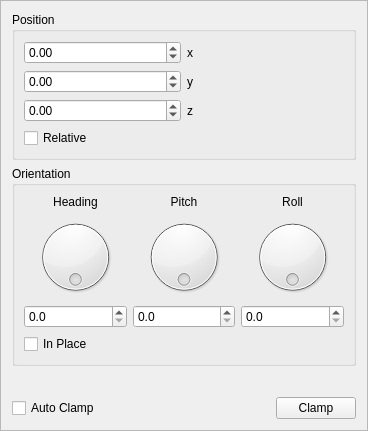
<?xml version="1.0" encoding="UTF-8"?>
<ui version="4.0">
 <class>ObjectAttributes</class>
 <widget class="QFrame" name="ObjectAttributes">
  <property name="geometry">
   <rect>
    <x>0</x>
    <y>0</y>
    <width>368</width>
    <height>431</height>
   </rect>
  </property>
  <property name="windowTitle">
   <string>Object Attribute Editor</string>
  </property>
  <property name="frameShape">
   <enum>QFrame::StyledPanel</enum>
  </property>
  <property name="frameShadow">
   <enum>QFrame::Raised</enum>
  </property>
  <layout class="QVBoxLayout" name="verticalLayout_4">
   <item>
    <widget class="QGroupBox" name="groupBox">
     <property name="title">
      <string>Position</string>
     </property>
     <layout class="QVBoxLayout" name="verticalLayout_5">
      <item>
       <layout class="QHBoxLayout" name="horizontalLayout_3">
        <item>
         <widget class="QDoubleSpinBox" name="xedit">
          <property name="minimum">
           <double>-1000000000.000000000000000</double>
          </property>
          <property name="maximum">
           <double>1000000000.000000000000000</double>
          </property>
         </widget>
        </item>
        <item>
         <widget class="QLabel" name="label">
          <property name="text">
           <string>x</string>
          </property>
          <property name="alignment">
           <set>Qt::AlignLeading|Qt::AlignLeft|Qt::AlignVCenter</set>
          </property>
         </widget>
        </item>
       </layout>
      </item>
      <item>
       <layout class="QHBoxLayout" name="horizontalLayout_2">
        <item>
         <widget class="QDoubleSpinBox" name="yedit">
          <property name="minimum">
           <double>-1000000000.000000000000000</double>
          </property>
          <property name="maximum">
           <double>1000000000.000000000000000</double>
          </property>
         </widget>
        </item>
        <item>
         <widget class="QLabel" name="label_2">
          <property name="text">
           <string>y</string>
          </property>
          <property name="alignment">
           <set>Qt::AlignLeading|Qt::AlignLeft|Qt::AlignVCenter</set>
          </property>
         </widget>
        </item>
       </layout>
      </item>
      <item>
       <layout class="QHBoxLayout" name="horizontalLayout">
        <item>
         <widget class="QDoubleSpinBox" name="zedit">
          <property name="minimum">
           <double>-1000000000.000000000000000</double>
          </property>
          <property name="maximum">
           <double>1000000000.000000000000000</double>
          </property>
         </widget>
        </item>
        <item>
         <widget class="QLabel" name="label_3">
          <property name="text">
           <string>z</string>
          </property>
          <property name="alignment">
           <set>Qt::AlignLeading|Qt::AlignLeft|Qt::AlignVCenter</set>
          </property>
         </widget>
        </item>
       </layout>
      </item>
      <item>
       <widget class="QCheckBox" name="checkBox">
        <property name="text">
         <string>Relative</string>
        </property>
       </widget>
      </item>
     </layout>
    </widget>
   </item>
   <item>
    <widget class="QGroupBox" name="groupBox_2">
     <property name="title">
      <string>Orientation</string>
     </property>
     <layout class="QVBoxLayout" name="verticalLayout_6">
      <item>
       <layout class="QHBoxLayout" name="horizontalLayout_5">
        <item>
         <layout class="QVBoxLayout" name="verticalLayout">
          <item>
           <widget class="QLabel" name="label_4">
            <property name="text">
             <string>Heading</string>
            </property>
            <property name="alignment">
             <set>Qt::AlignCenter</set>
            </property>
           </widget>
          </item>
          <item>
           <widget class="QDial" name="hdial">
            <property name="maximum">
             <number>719</number>
            </property>
            <property name="orientation">
             <enum>Qt::Horizontal</enum>
            </property>
            <property name="invertedAppearance">
             <bool>false</bool>
            </property>
            <property name="invertedControls">
             <bool>false</bool>
            </property>
            <property name="wrapping">
             <bool>true</bool>
            </property>
           </widget>
          </item>
          <item>
           <widget class="QDoubleSpinBox" name="hedit">
            <property name="decimals">
             <number>1</number>
            </property>
            <property name="minimum">
             <double>0.000000000000000</double>
            </property>
            <property name="maximum">
             <double>360.000000000000000</double>
            </property>
            <property name="singleStep">
             <double>0.500000000000000</double>
            </property>
           </widget>
          </item>
         </layout>
        </item>
        <item>
         <layout class="QVBoxLayout" name="verticalLayout_2">
          <item>
           <widget class="QLabel" name="label_5">
            <property name="text">
             <string>Pitch</string>
            </property>
            <property name="alignment">
             <set>Qt::AlignCenter</set>
            </property>
           </widget>
          </item>
          <item>
           <widget class="QDial" name="pdial">
            <property name="maximum">
             <number>719</number>
            </property>
            <property name="wrapping">
             <bool>true</bool>
            </property>
           </widget>
          </item>
          <item>
           <widget class="QDoubleSpinBox" name="pedit">
            <property name="decimals">
             <number>1</number>
            </property>
            <property name="minimum">
             <double>0.000000000000000</double>
            </property>
            <property name="maximum">
             <double>360.000000000000000</double>
            </property>
            <property name="singleStep">
             <double>0.500000000000000</double>
            </property>
           </widget>
          </item>
         </layout>
        </item>
        <item>
         <layout class="QVBoxLayout" name="verticalLayout_3">
          <item>
           <widget class="QLabel" name="label_6">
            <property name="text">
             <string>Roll</string>
            </property>
            <property name="alignment">
             <set>Qt::AlignCenter</set>
            </property>
           </widget>
          </item>
          <item>
           <widget class="QDial" name="rdial">
            <property name="maximum">
             <number>719</number>
            </property>
            <property name="wrapping">
             <bool>true</bool>
            </property>
           </widget>
          </item>
          <item>
           <widget class="QDoubleSpinBox" name="redit">
            <property name="decimals">
             <number>1</number>
            </property>
            <property name="minimum">
             <double>0.000000000000000</double>
            </property>
            <property name="maximum">
             <double>360.000000000000000</double>
            </property>
            <property name="singleStep">
             <double>0.500000000000000</double>
            </property>
           </widget>
          </item>
         </layout>
        </item>
       </layout>
      </item>
      <item>
       <widget class="QCheckBox" name="inPlaceCheckBox">
        <property name="text">
         <string>In Place</string>
        </property>
       </widget>
      </item>
     </layout>
    </widget>
   </item>
   <item>
    <spacer name="verticalSpacer">
     <property name="orientation">
      <enum>Qt::Vertical</enum>
     </property>
     <property name="sizeHint" stdset="0">
      <size>
       <width>20</width>
       <height>40</height>
      </size>
     </property>
    </spacer>
   </item>
   <item>
    <layout class="QHBoxLayout" name="horizontalLayout_4">
     <item>
      <widget class="QCheckBox" name="autoClampCheckBox">
       <property name="text">
        <string>Auto Clamp</string>
       </property>
      </widget>
     </item>
     <item>
      <spacer name="horizontalSpacer">
       <property name="orientation">
        <enum>Qt::Horizontal</enum>
       </property>
       <property name="sizeHint" stdset="0">
        <size>
         <width>40</width>
         <height>20</height>
        </size>
       </property>
      </spacer>
     </item>
     <item>
      <widget class="QPushButton" name="clampButton">
       <property name="text">
        <string>Clamp</string>
       </property>
      </widget>
     </item>
    </layout>
   </item>
  </layout>
 </widget>
 <resources/>
 <connections/>
</ui>
